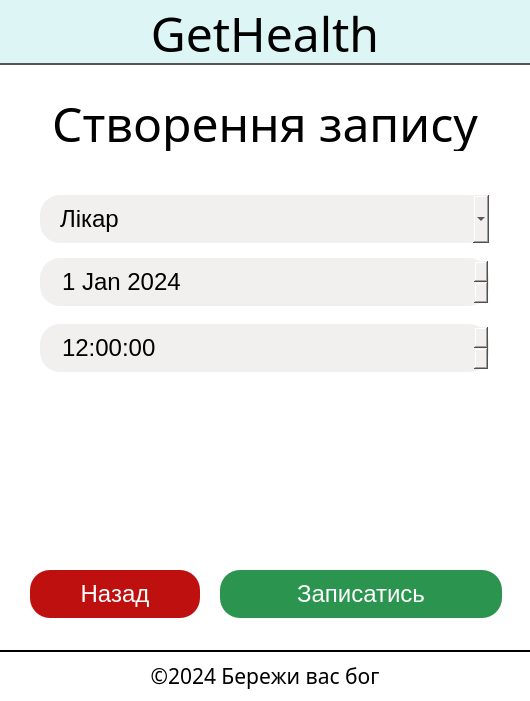
<?xml version="1.0" encoding="UTF-8"?>
<ui version="4.0">
 <class>CreationAppointment</class>
 <widget class="QDialog" name="CreationAppointment">
  <property name="geometry">
   <rect>
    <x>0</x>
    <y>0</y>
    <width>530</width>
    <height>701</height>
   </rect>
  </property>
  <property name="windowTitle">
   <string>Appointment</string>
  </property>
  <property name="styleSheet">
   <string notr="true">background: #FFFFFF</string>
  </property>
  <widget class="QLabel" name="labelTop">
   <property name="geometry">
    <rect>
     <x>0</x>
     <y>0</y>
     <width>530</width>
     <height>65</height>
    </rect>
   </property>
   <property name="font">
    <font>
     <family>Myanmar Text</family>
     <pointsize>36</pointsize>
     <bold>false</bold>
    </font>
   </property>
   <property name="styleSheet">
    <string notr="true">background: #DDF5F4;
color: rgb(0, 0, 0);
border-bottom: 2px solid #555454;</string>
   </property>
   <property name="lineWidth">
    <number>1</number>
   </property>
   <property name="text">
    <string>GetHealth</string>
   </property>
   <property name="textFormat">
    <enum>Qt::RichText</enum>
   </property>
   <property name="alignment">
    <set>Qt::AlignCenter</set>
   </property>
   <property name="margin">
    <number>0</number>
   </property>
   <property name="indent">
    <number>-1</number>
   </property>
  </widget>
  <widget class="QLabel" name="labelMain">
   <property name="geometry">
    <rect>
     <x>0</x>
     <y>90</y>
     <width>530</width>
     <height>61</height>
    </rect>
   </property>
   <property name="font">
    <font>
     <family>Myanmar Text</family>
     <pointsize>36</pointsize>
    </font>
   </property>
   <property name="text">
    <string>Створення запису</string>
   </property>
   <property name="textFormat">
    <enum>Qt::RichText</enum>
   </property>
   <property name="alignment">
    <set>Qt::AlignCenter</set>
   </property>
  </widget>
  <widget class="QLabel" name="labelBottom">
   <property name="geometry">
    <rect>
     <x>0</x>
     <y>650</y>
     <width>530</width>
     <height>51</height>
    </rect>
   </property>
   <property name="font">
    <font>
     <family>Myanmar Text</family>
     <pointsize>16</pointsize>
    </font>
   </property>
   <property name="styleSheet">
    <string notr="true">color: rgb(0, 0, 0);
border-top: 2px solid black;</string>
   </property>
   <property name="frameShadow">
    <enum>QFrame::Plain</enum>
   </property>
   <property name="lineWidth">
    <number>1</number>
   </property>
   <property name="text">
    <string>©2024 Бережи вас бог</string>
   </property>
   <property name="textFormat">
    <enum>Qt::RichText</enum>
   </property>
   <property name="scaledContents">
    <bool>false</bool>
   </property>
   <property name="alignment">
    <set>Qt::AlignCenter</set>
   </property>
   <property name="wordWrap">
    <bool>false</bool>
   </property>
   <property name="indent">
    <number>-1</number>
   </property>
  </widget>
  <widget class="QPushButton" name="ButtonBack">
   <property name="geometry">
    <rect>
     <x>30</x>
     <y>570</y>
     <width>170</width>
     <height>48</height>
    </rect>
   </property>
   <property name="font">
    <font>
     <family>Microsoft JhengHei UI</family>
     <pointsize>18</pointsize>
    </font>
   </property>
   <property name="cursor">
    <cursorShape>PointingHandCursor</cursorShape>
   </property>
   <property name="styleSheet">
    <string notr="true">background: rgb(191, 16, 16);
color: rgb(255, 255, 255);
border-radius: 20px;</string>
   </property>
   <property name="text">
    <string>Назад</string>
   </property>
  </widget>
  <widget class="QPushButton" name="ButtonAppoint">
   <property name="geometry">
    <rect>
     <x>220</x>
     <y>570</y>
     <width>282</width>
     <height>48</height>
    </rect>
   </property>
   <property name="font">
    <font>
     <family>Microsoft JhengHei UI</family>
     <pointsize>18</pointsize>
    </font>
   </property>
   <property name="cursor">
    <cursorShape>PointingHandCursor</cursorShape>
   </property>
   <property name="styleSheet">
    <string notr="true">background: #2B954F;
color: rgb(255, 255, 255);
border-radius: 20px;</string>
   </property>
   <property name="text">
    <string>Записатись</string>
   </property>
  </widget>
  <widget class="QComboBox" name="doctorsList">
   <property name="geometry">
    <rect>
     <x>40</x>
     <y>195</y>
     <width>449</width>
     <height>48</height>
    </rect>
   </property>
   <property name="font">
    <font>
     <family>Microsoft JhengHei UI</family>
     <pointsize>18</pointsize>
    </font>
   </property>
   <property name="cursor">
    <cursorShape>PointingHandCursor</cursorShape>
   </property>
   <property name="autoFillBackground">
    <bool>false</bool>
   </property>
   <property name="styleSheet">
    <string notr="true">border-radius: 20px;
background: #F2EFEF;
padding-left: 20px;</string>
   </property>
   <property name="inputMethodHints">
    <set>Qt::ImhNone</set>
   </property>
   <property name="placeholderText">
    <string>Лiкар</string>
   </property>
   <property name="frame">
    <bool>true</bool>
   </property>
  </widget>
  <widget class="QDateEdit" name="date">
   <property name="geometry">
    <rect>
     <x>40</x>
     <y>258</y>
     <width>449</width>
     <height>48</height>
    </rect>
   </property>
   <property name="font">
    <font>
     <family>Microsoft JhengHei UI</family>
     <pointsize>18</pointsize>
    </font>
   </property>
   <property name="styleSheet">
    <string notr="true">border-radius: 20px; 
background: #F2EFEF;
padding-left: 20px</string>
   </property>
   <property name="date">
    <date>
     <year>2024</year>
     <month>1</month>
     <day>1</day>
    </date>
   </property>
  </widget>
  <widget class="QTimeEdit" name="time">
   <property name="geometry">
    <rect>
     <x>40</x>
     <y>324</y>
     <width>449</width>
     <height>48</height>
    </rect>
   </property>
   <property name="font">
    <font>
     <family>Microsoft JhengHei UI</family>
     <pointsize>18</pointsize>
    </font>
   </property>
   <property name="styleSheet">
    <string notr="true">border-radius: 20px; 
background: #F2EFEF;
padding-left: 20px</string>
   </property>
   <property name="time">
    <time>
     <hour>12</hour>
     <minute>0</minute>
     <second>0</second>
    </time>
   </property>
  </widget>
 </widget>
 <resources/>
 <connections/>
</ui>
